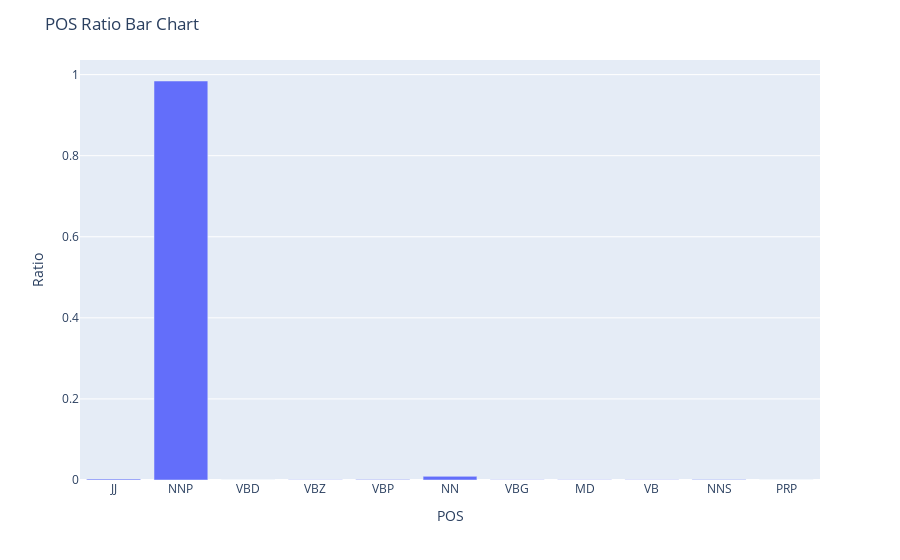

The cell this chart's notebook holds for it:
### Code cell
import re
import string
import pandas as pd
import jieba
import seaborn as sns
import plotly.express as px
import plotly.graph_objects as go
from nltk import pos_tag
from textblob import TextBlob

# 讀取文本文件
with open('tp.txt', 'r', encoding='utf-8') as file:
    text_content = file.read()

# 移除中英文以外的字符
pattern = r'[^A-Za-z\u4e00-\u9fa5]+'
text_content = re.sub(pattern, '', text_content)

# 使用jieba進行中文分詞
seg_list = jieba.cut(text_content, cut_all=False)
text_content = ' '.join(seg_list)

# 使用TextBlob進行情感分析
blob = TextBlob(text_content)

# 使用nltk的pos_tag獲取詞性
pos_tags = pos_tag(blob.words)

# 計算詞性比例
pos_counts = {}
total_words = len(pos_tags)
for word, pos in pos_tags:
    pos_counts[pos] = pos_counts.get(pos, 0) + 1

pos_ratios = {pos: count / total_words for pos, count in pos_counts.items()}
print('POS Ratios:', pos_ratios)

# 生成長條圖
fig_bar = px.bar(x=list(pos_ratios.keys()), y=list(pos_ratios.values()), labels={'x': 'POS', 'y': 'Ratio'})
fig_bar.update_layout(title='POS Ratio Bar Chart')
fig_bar.show()

### Figure 1 — Plotly figure (JSON) as saved in the notebook; plotly's stock layout.template omitted (floating-point values rounded to 4 significant figures)
{"data": [{"alignmentgroup": "True", "hovertemplate": "POS=%{x}<br>Ratio=%{y}<extra></extra>", "legendgroup": "", "marker": {"color": "#636efa", "pattern": {"shape": ""}}, "name": "", "offsetgroup": "", "orientation": "v", "showlegend": false, "textposition": "auto", "type": "bar", "x": ["JJ", "NNP", "VBD", "VBZ", "VBP", "NN", "VBG", "MD", "VB", "NNS", "PRP"], "xaxis": "x", "y": [0.002326, 0.9842, 0.0001661, 0.0006645, 0.0009967, 0.00897, 0.0003322, 0.0004983, 0.0004983, 0.001163, 0.0001661], "yaxis": "y"}], "layout": {"barmode": "relative", "legend": {"tracegroupgap": 0}, "margin": {"t": 60}, "title": {"text": "POS Ratio Bar Chart"}, "xaxis": {"anchor": "y", "domain": [0, 1], "title": {"text": "POS"}}, "yaxis": {"anchor": "x", "domain": [0, 1], "title": {"text": "Ratio"}}}}
